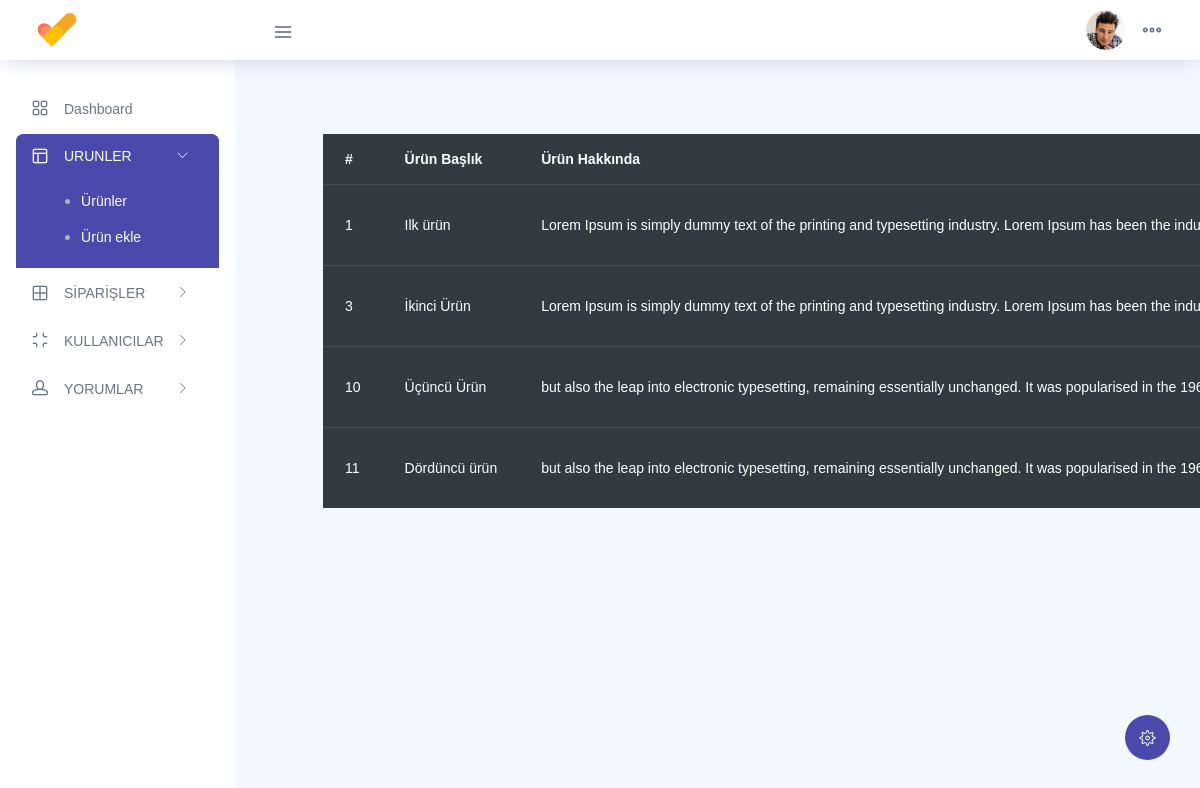
/admin_paneli/urunler.php, run on the app's committed database.
### tables this page shows
CREATE TABLE `urunler` (
  `urun_id` int(32) NOT NULL,
  `urun_baslik` varchar(32) NOT NULL,
  `urun_hakkinda` text NOT NULL,
  `urun_stok` int(11) NOT NULL,
  `urun_fiyat` int(32) NOT NULL,
  `urun_resim` varchar(300) NOT NULL,
  `urun_durum` int(11) NOT NULL DEFAULT 0
);

### admin_paneli/urunler.php (the view, shortened to what this page needs)
<?php include("../baglan.php"); ?>
<?php
require("ust_dash.php");?>
    <?php
require("sol_dash.php");?>
<?php
$urunsor = $db->prepare("SELECT * FROM urunler ");
$urunsor->execute();
?>
<div class="main-panel">
        <div class="content-wrapper">
          <div class="row">
            <div class="col-md-12 grid-margin">
              <div class="row">
                <div class="col-12 col-xl-8 mb-4 mb-xl-0">
                     <div class="card-body">
                  <div class="table-responsive pt-3">
                    <table class="table table-dark">
                      <thead>
                        <tr>
                          <th>
                            #
                          </th>
                          <th>
                            Ürün Başlık
                          </th>
                          <th>
                            Ürün Hakkında
                          </th>
                        </tr>
                      </thead>
                      <tbody>
                    <?php
                    while ($uruncek = $urunsor->fetch(PDO::FETCH_ASSOC)) { ?>
                      <tr>
                        <td>
                          <?php echo $uruncek['urun_id'] ?>
                        </td>
                        <td>
                          <?php echo $uruncek['urun_baslik'] ?>
                        </td>
                        <td>
                          <?php echo $uruncek['urun_hakkinda'] ?>
                        </td>
                      </tr>
                      <?php }
                     ?>
                      </tbody>
                    </table>
                  </div>
                </div>
              </div>
            </div>
        </div>
      </div>
   </div>
 </div>
<?php
require("alt_dash.php");
?>

### data on the page
urunler: urun_id "1", urun_baslik "Ilk ürün", urun_hakkinda "Lorem Ipsum is simply dummy text of the printing and typesetting industry. Lorem Ipsum has been the…"
urunler: urun_id "3", urun_baslik "İkinci Ürün", urun_hakkinda "Lorem Ipsum is simply dummy text of the printing and typesetting industry. Lorem Ipsum has been the…"
urunler: urun_id "10", urun_baslik "Üçüncü Ürün", urun_hakkinda "but also the leap into electronic typesetting, remaining essentially unchanged. It was popularised in the…"
urunler: urun_id "11", urun_baslik "Dördüncü ürün", urun_hakkinda "but also the leap into electronic typesetting, remaining essentially unchanged. It was popularised in the…"
